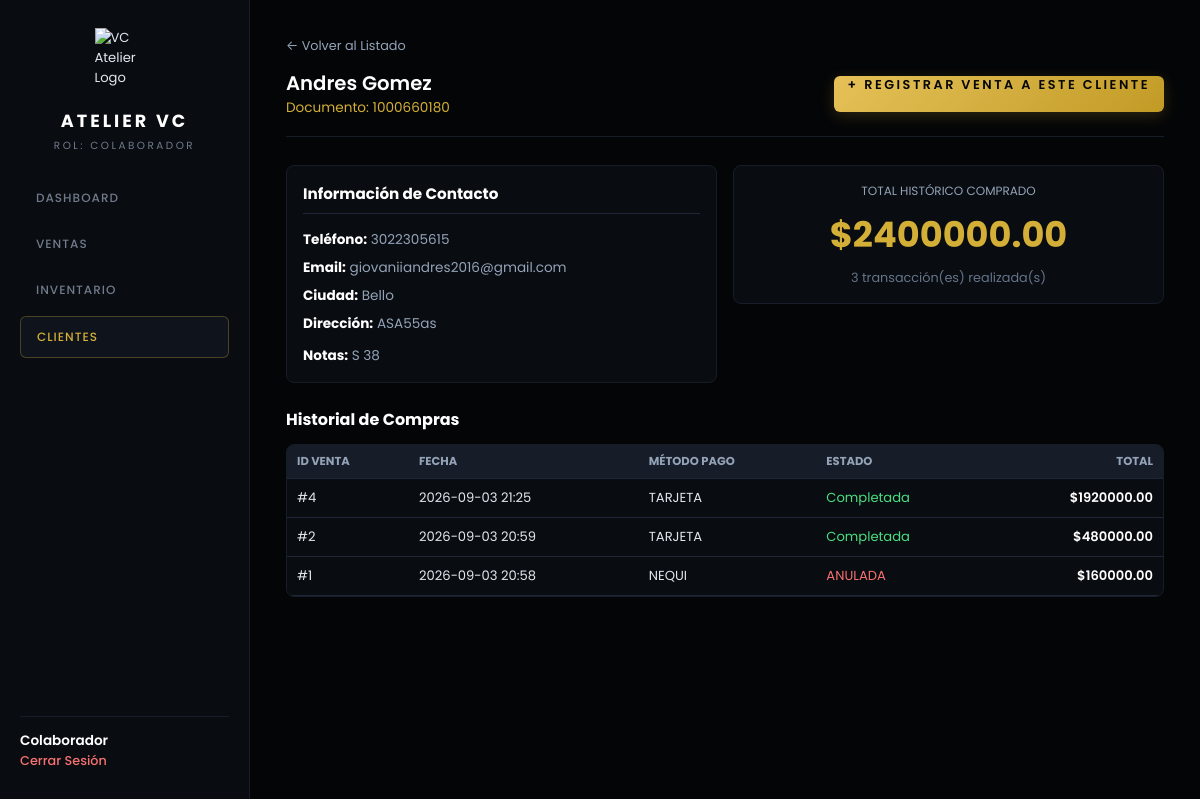
/clientes/2 (signed in), run on an earlier commit of the app's database.
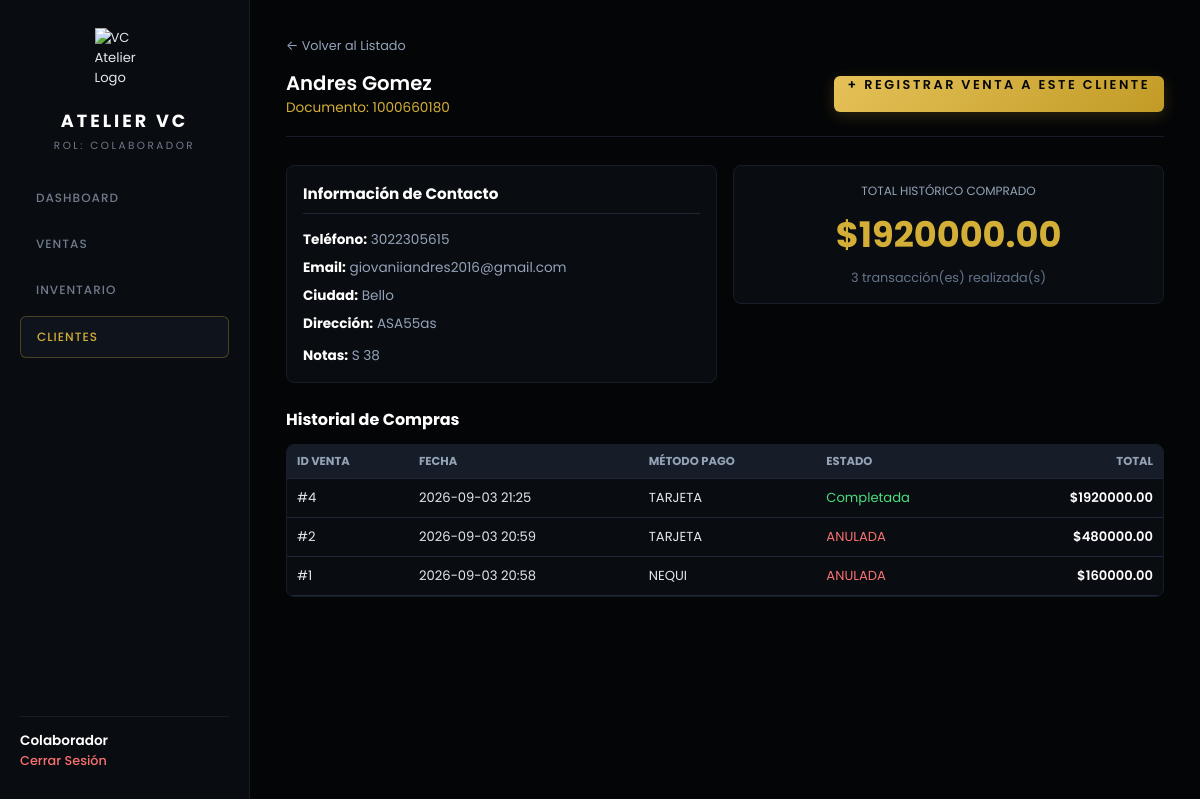
And on a later commit of the database.
### config/models.py (models this page shows)
class Venta(Base):
    __tablename__ = "ventas"
    id = Column(Integer, primary_key=True, index=True)
    cliente_id = Column(Integer, ForeignKey("clientes.id"), nullable=True)
    usuario_id = Column(Integer, ForeignKey("usuarios.id"), nullable=False)
    total = Column(Float, nullable=False)
    metodo_pago = Column(String(50), nullable=False)
    estado = Column(String(30), default="COMPLETADA")  # "COMPLETADA", "SOLICITADA_ANULACION", "ANULADA"
    motivo_anulacion = Column(Text, nullable=True)
    anulado_por_id = Column(Integer, ForeignKey("usuarios.id"), nullable=True)
    fecha_anulacion = Column(DateTime, nullable=True)
    fecha_venta = Column(DateTime, default=datetime.utcnow)
    cliente = relationship("Cliente", back_populates="ventas")
    usuario_registro = relationship("Usuario", foreign_keys=[usuario_id])
    usuario_anulo = relationship("Usuario", foreign_keys=[anulado_por_id])
    detalles = relationship("DetalleVenta", back_populates="venta", cascade="all, delete-orphan")

### main.py (the view)
@app.get("/clientes/{cliente_id}", response_class=HTMLResponse)
async def detalle_cliente(cliente_id: int, request: Request, db: Session = Depends(get_db)):
    user = get_current_user(request)
    if not user:
        return RedirectResponse(url="/login", status_code=status.HTTP_303_SEE_OTHER)
    cliente = db.query(Cliente).filter(Cliente.id == cliente_id).first()
    if not cliente:
        return RedirectResponse(url="/clientes", status_code=status.HTTP_303_SEE_OTHER)
    historial_ventas = db.query(Venta).filter(Venta.cliente_id == cliente_id).order_by(Venta.fecha_venta.desc()).all()
    total_historico = sum(v.total for v in historial_ventas if v.estado == "COMPLETADA")
    return templates.TemplateResponse(
        request=request,
        name="cliente_detalle.html",
        context={
            "user": user,
            "cliente": cliente,
            "historial_ventas": historial_ventas,
            "total_historico": total_historico,
            "active_page": "clientes"
        }
    )

### templates/cliente_detalle.html (shortened to what the changed rows need)
{% extends "base.html" %}
{% block content %}
<div class="page-header" style="margin-top: 12px;">
    <div>
        <h2 style="color: #FFFFFF; font-weight: 600;">{{ cliente.nombre }}</h2>
    </div>
</div>
<div class="venta-grid" style="margin-bottom: 24px;">
    <div style="background-color: #11151C; border: 1px solid #1E2638; border-radius: 8px; padding: 20px; display: flex; flex-direction: column; justify-content: center; text-align: center;">
        <span style="color: #94A3B8; font-size: 0.75rem; text-transform: uppercase;">Total Histórico Comprado</span>
        <h1 style="color: #D4AF37; font-size: 2.2rem; margin: 8px 0;">${{ "%.2f"|format(total_historico or 0) }}</h1>
        <p style="color: #64748B; font-size: 0.8rem;">{{ historial_ventas|length }} transacción(es) realizada(s)</p>
    </div>
</div>
<div style="background-color: #11151C; border: 1px solid #1E2638; border-radius: 8px; overflow: hidden;">
    <div class="table-responsive">
        <table style="width: 100%; border-collapse: collapse; text-align: left; color: #E2E8F0; font-size: 0.85rem; min-width: 500px;">
            <thead>
                <tr style="background-color: #171D28; border-bottom: 1px solid #1E2638; color: #94A3B8; text-transform: uppercase; font-size: 0.7rem;">
                    <th style="padding: 12px;">ID Venta</th>
                    <th style="padding: 12px;">Fecha</th>
                    <th style="padding: 12px;">Método Pago</th>
                    <th style="padding: 12px;">Estado</th>
                    <th style="padding: 12px; text-align: right;">Total</th>
                </tr>
            </thead>
            <tbody>
                {% for v in historial_ventas %}
                <tr style="border-bottom: 1px solid #1E2638;">
                    <td style="padding: 12px;">#{{ v.id }}</td>
                    <td style="padding: 12px;">{{ v.fecha_venta.strftime('%Y-%m-%d %H:%M') }}</td>
                    <td style="padding: 12px;">{{ v.metodo_pago }}</td>
                    <td style="padding: 12px;">
                        {% if v.estado == 'COMPLETADA' %}
                            <span style="color: #4ADE80;">Completada</span>
                        {% else %}
                            <span style="color: #F87171;">{{ v.estado }}</span>
                        {% endif %}
                    </td>
                    <td style="padding: 12px; text-align: right; font-weight: 600; color: #FFF;">${{ "%.2f"|format(v.total) }}</td>
                </tr>
                {% else %}
                <tr>
                    <td colspan="5" style="padding: 16px; text-align: center; color: #64748B;">Este cliente aún no registra compras.</td>
                </tr>
                {% endfor %}
            </tbody>
        </table>
    </div>
</div>
{% endblock %}

What changed in the data, as far as the page shows it:
changed Venta id 2: estado (not shown) → "ANULADA"; no longer shows "Completada"
Also different on the page:
{{ "%.2f"|format(total_historico or 0) }}: "2400000.00" → "1920000.00"
